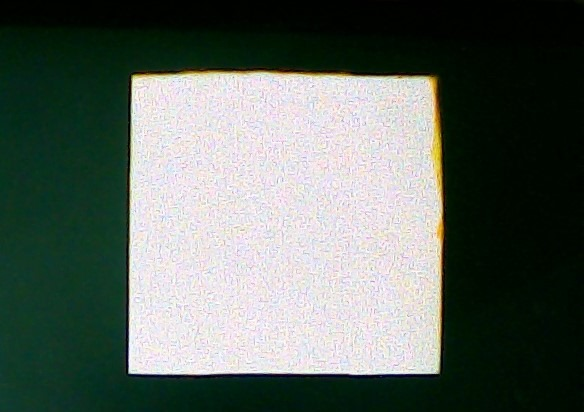
%> input picture box1.jpg, 584 x 412 px
$ octave --eval "result = separateobj2(imread('box1.jpg'));"   (GNU Octave 9; MATLAB toolbox functions it lacks are replaced by stand-ins)
%> lines starting %> are read from the running program, lines starting %| are printed output that depends on the picture; in (x1, y1, x2, y2) boxes, pixels count from 0 and x2, y2 are one past the last pixel; in counts of white or black regions, pixels touching at a corner belong together; the program's own positions count from 1
function[bw2] = separateobj2(image)

img=rgb2gray(image);
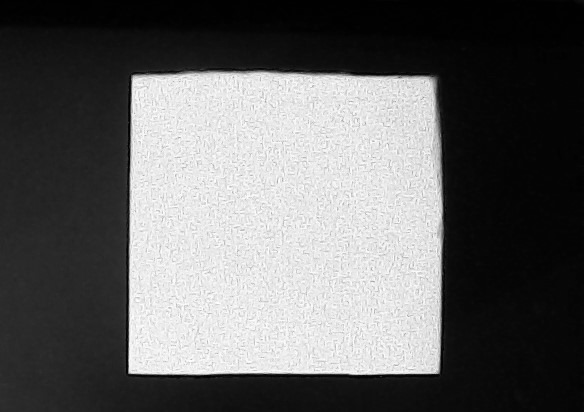
%> img: size 412x584 uint8; min 0, max 255, mean 99.6
msk=img>30;
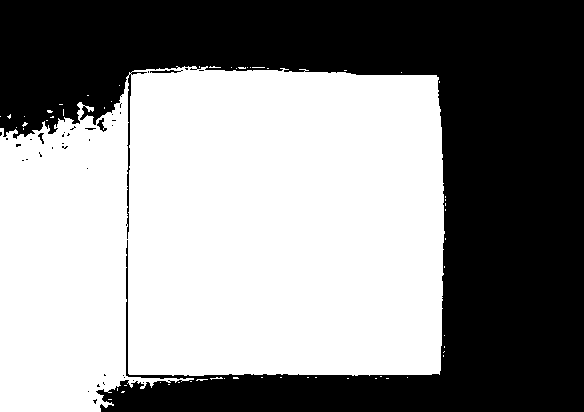
%> msk: size 412x584 logical; 54.7% white; 38 black regions (34 under 20 px), largest, box (x1, y1, x2, y2) and area: (0, 0, 584, 412) 108727, (150, 70, 183, 73) 62, (97, 118, 107, 132) 59, (38, 133, 44, 144) 31
props=regionprops(logical(msk),'Area');
%> props = 59 regions; largest, Area: 131356, 18, 16, 15, 15
msk = bwareaopen(msk,25);
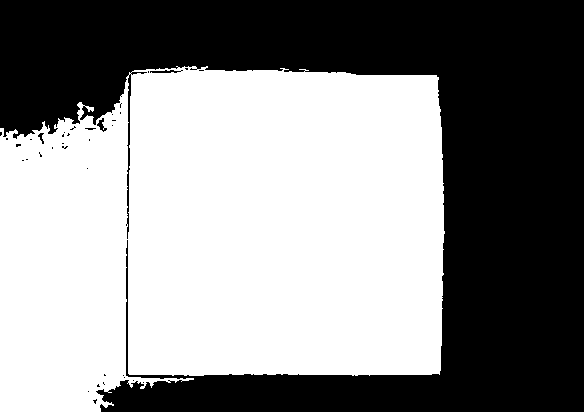
%> msk: size 412x584 logical; 54.6% white; 38 black regions (34 under 20 px), largest, box (x1, y1, x2, y2) and area: (0, 0, 584, 412) 108960, (150, 70, 183, 73) 62, (97, 118, 107, 132) 59, (38, 133, 44, 144) 31
msk = imclearborder(msk);
%> msk: size 412x584 logical; every value is 0
bw2 = bwareafilt(msk,1);
end
